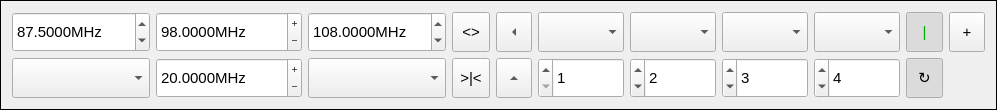
     <widget class="QFrame" name="bottom_frame">
      <property name="sizePolicy">
       <sizepolicy hsizetype="Expanding" vsizetype="Fixed">
        <horstretch>0</horstretch>
        <verstretch>0</verstretch>
       </sizepolicy>
      </property>
      <property name="minimumSize">
       <size>
        <width>997</width>
        <height>110</height>
       </size>
      </property>
      <property name="layoutDirection">
       <enum>Qt::LayoutDirection::LeftToRight</enum>
      </property>
      <property name="autoFillBackground">
       <bool>true</bool>
      </property>
      <property name="frameShape">
       <enum>QFrame::Shape::Box</enum>
      </property>
      <property name="frameShadow">
       <enum>QFrame::Shadow::Plain</enum>
      </property>
      <layout class="QGridLayout" name="gridLayout">
       <item row="0" column="0">
        <widget class="QDoubleSpinBox" name="start_freq">
         <property name="sizePolicy">
          <sizepolicy hsizetype="Preferred" vsizetype="Preferred">
           <horstretch>0</horstretch>
           <verstretch>0</verstretch>
          </sizepolicy>
         </property>
         <property name="maximumSize">
          <size>
           <width>16777215</width>
           <height>16777215</height>
          </size>
         </property>
         <property name="font">
          <font>
           <pointsize>11</pointsize>
          </font>
         </property>
         <property name="toolTip">
          <string>Sweep Start</string>
         </property>
         <property name="frame">
          <bool>true</bool>
         </property>
         <property name="correctionMode">
          <enum>QAbstractSpinBox::CorrectionMode::CorrectToNearestValue</enum>
         </property>
         <property name="prefix">
          <string/>
         </property>
         <property name="suffix">
          <string>MHz</string>
         </property>
         <property name="decimals">
          <number>4</number>
         </property>
         <property name="minimum">
          <double>0.100000000000000</double>
         </property>
         <property name="maximum">
          <double>12000.000000000000000</double>
         </property>
         <property name="singleStep">
          <double>1.000000000000000</double>
         </property>
         <property name="stepType">
          <enum>QAbstractSpinBox::StepType::AdaptiveDecimalStepType</enum>
         </property>
         <property name="value">
          <double>87.500000000000000</double>
         </property>
        </widget>
       </item>
       <item row="0" column="1">
        <widget class="QDoubleSpinBox" name="centre_freq">
         <property name="sizePolicy">
          <sizepolicy hsizetype="Preferred" vsizetype="Preferred">
           <horstretch>0</horstretch>
           <verstretch>0</verstretch>
          </sizepolicy>
         </property>
         <property name="maximumSize">
          <size>
           <width>16777215</width>
           <height>16777215</height>
          </size>
         </property>
         <property name="font">
          <font>
           <pointsize>11</pointsize>
          </font>
         </property>
         <property name="toolTip">
          <string>Sweep Centre</string>
         </property>
         <property name="alignment">
          <set>Qt::AlignmentFlag::AlignLeading|Qt::AlignmentFlag::AlignLeft|Qt::AlignmentFlag::AlignVCenter</set>
         </property>
         <property name="buttonSymbols">
          <enum>QAbstractSpinBox::ButtonSymbols::PlusMinus</enum>
         </property>
         <property name="correctionMode">
          <enum>QAbstractSpinBox::CorrectionMode::CorrectToNearestValue</enum>
         </property>
         <property name="prefix">
          <string/>
         </property>
         <property name="suffix">
          <string>MHz</string>
         </property>
         <property name="decimals">
          <number>4</number>
         </property>
         <property name="minimum">
          <double>0.100000000000000</double>
         </property>
         <property name="maximum">
          <double>12000.000000000000000</double>
         </property>
         <property name="stepType">
          <enum>QAbstractSpinBox::StepType::AdaptiveDecimalStepType</enum>
         </property>
         <property name="value">
          <double>98.000000000000000</double>
         </property>
        </widget>
       </item>
       <item row="0" column="2">
        <widget class="QDoubleSpinBox" name="stop_freq">
         <property name="sizePolicy">
          <sizepolicy hsizetype="Preferred" vsizetype="Preferred">
           <horstretch>0</horstretch>
           <verstretch>0</verstretch>
          </sizepolicy>
         </property>
         <property name="maximumSize">
          <size>
           <width>16777215</width>
           <height>16777215</height>
          </size>
         </property>
         <property name="font">
          <font>
           <pointsize>11</pointsize>
          </font>
         </property>
         <property name="toolTip">
          <string>Sweep Stop</string>
         </property>
         <property name="alignment">
          <set>Qt::AlignmentFlag::AlignLeading|Qt::AlignmentFlag::AlignLeft|Qt::AlignmentFlag::AlignVCenter</set>
         </property>
         <property name="correctionMode">
          <enum>QAbstractSpinBox::CorrectionMode::CorrectToNearestValue</enum>
         </property>
         <property name="prefix">
          <string/>
         </property>
         <property name="suffix">
          <string>MHz</string>
         </property>
         <property name="decimals">
          <number>4</number>
         </property>
         <property name="minimum">
          <double>0.100000000000000</double>
         </property>
         <property name="maximum">
          <double>12000.000000000000000</double>
         </property>
         <property name="singleStep">
          <double>1.000000000000000</double>
         </property>
         <property name="stepType">
          <enum>QAbstractSpinBox::StepType::AdaptiveDecimalStepType</enum>
         </property>
         <property name="value">
          <double>108.000000000000000</double>
         </property>
        </widget>
       </item>
       <item row="0" column="3">
        <widget class="QToolButton" name="setRange">
         <property name="sizePolicy">
          <sizepolicy hsizetype="Preferred" vsizetype="Preferred">
           <horstretch>0</horstretch>
           <verstretch>0</verstretch>
          </sizepolicy>
         </property>
         <property name="maximumSize">
          <size>
           <width>16777215</width>
           <height>16777215</height>
          </size>
         </property>
         <property name="font">
          <font>
           <pointsize>11</pointsize>
          </font>
         </property>
         <property name="toolTip">
          <string>Set Scan to Graph</string>
         </property>
         <property name="text">
          <string>&lt;&gt;</string>
         </property>
        </widget>
       </item>
       <item row="0" column="4">
        <widget class="QToolButton" name="mkr_start">
         <property name="sizePolicy">
          <sizepolicy hsizetype="Preferred" vsizetype="Preferred">
           <horstretch>0</horstretch>
           <verstretch>0</verstretch>
          </sizepolicy>
         </property>
         <property name="maximumSize">
          <size>
           <width>16777215</width>
           <height>16777215</height>
          </size>
         </property>
         <property name="font">
          <font>
           <pointsize>11</pointsize>
          </font>
         </property>
         <property name="toolTip">
          <string extracomment="Marker to Start">Set markers to start frequency</string>
         </property>
         <property name="text">
          <string>...</string>
         </property>
         <property name="arrowType">
          <enum>Qt::ArrowType::LeftArrow</enum>
         </property>
        </widget>
       </item>
       <item row="0" column="5">
        <widget class="QComboBox" name="m1_type">
         <property name="sizePolicy">
          <sizepolicy hsizetype="Preferred" vsizetype="Preferred">
           <horstretch>0</horstretch>
           <verstretch>0</verstretch>
          </sizepolicy>
         </property>
         <property name="maximumSize">
          <size>
           <width>16777215</width>
           <height>16777215</height>
          </size>
         </property>
         <property name="baseSize">
          <size>
           <width>0</width>
           <height>0</height>
          </size>
         </property>
         <property name="font">
          <font>
           <pointsize>11</pointsize>
          </font>
         </property>
         <property name="toolTip">
          <string>Marker 1 type</string>
         </property>
         <property name="sizeAdjustPolicy">
          <enum>QComboBox::SizeAdjustPolicy::AdjustToContentsOnFirstShow</enum>
         </property>
        </widget>
       </item>
       <item row="0" column="6">
        <widget class="QComboBox" name="m2_type">
         <property name="sizePolicy">
          <sizepolicy hsizetype="Preferred" vsizetype="Preferred">
           <horstretch>0</horstretch>
           <verstretch>0</verstretch>
          </sizepolicy>
         </property>
         <property name="maximumSize">
          <size>
           <width>16777215</width>
           <height>16777215</height>
          </size>
         </property>
         <property name="font">
          <font>
           <pointsize>11</pointsize>
          </font>
         </property>
         <property name="toolTip">
          <string>Marker 2 type</string>
         </property>
         <property name="sizeAdjustPolicy">
          <enum>QComboBox::SizeAdjustPolicy::AdjustToContentsOnFirstShow</enum>
         </property>
         <property name="minimumContentsLength">
          <number>0</number>
         </property>
         <property name="iconSize">
          <size>
           <width>16</width>
           <height>16</height>
          </size>
         </property>
         <property name="placeholderText">
          <string notr="true"/>
         </property>
        </widget>
       </item>
       <item row="0" column="7">
        <widget class="QComboBox" name="m3_type">
         <property name="sizePolicy">
          <sizepolicy hsizetype="Preferred" vsizetype="Preferred">
           <horstretch>0</horstretch>
           <verstretch>0</verstretch>
          </sizepolicy>
         </property>
         <property name="maximumSize">
          <size>
           <width>16777215</width>
           <height>16777215</height>
          </size>
         </property>
         <property name="font">
          <font>
           <pointsize>11</pointsize>
          </font>
         </property>
         <property name="toolTip">
          <string>Marker 3 type</string>
         </property>
        </widget>
       </item>
       <item row="0" column="8">
        <widget class="QComboBox" name="m4_type">
         <property name="sizePolicy">
          <sizepolicy hsizetype="Preferred" vsizetype="Preferred">
           <horstretch>0</horstretch>
           <verstretch>0</verstretch>
          </sizepolicy>
         </property>
         <property name="maximumSize">
          <size>
           <width>16777215</width>
           <height>16777215</height>
          </size>
         </property>
         <property name="font">
          <font>
           <pointsize>11</pointsize>
          </font>
         </property>
         <property name="toolTip">
          <string>Marker 4 type</string>
         </property>
        </widget>
       </item>
       <item row="0" column="9">
        <widget class="QToolButton" name="presetMarker">
         <property name="sizePolicy">
          <sizepolicy hsizetype="Preferred" vsizetype="Preferred">
           <horstretch>0</horstretch>
           <verstretch>0</verstretch>
          </sizepolicy>
         </property>
         <property name="maximumSize">
          <size>
           <width>16777215</width>
           <height>16777215</height>
          </size>
         </property>
         <property name="font">
          <font>
           <pointsize>11</pointsize>
           <italic>false</italic>
           <bold>false</bold>
          </font>
         </property>
         <property name="toolTip">
          <string>Show preset markers &amp; bands</string>
         </property>
         <property name="styleSheet">
          <string notr="true">color: rgb(0, 170, 0);</string>
         </property>
         <property name="text">
          <string>|</string>
         </property>
         <property name="checkable">
          <bool>true</bool>
         </property>
         <property name="checked">
          <bool>true</bool>
         </property>
        </widget>
       </item>
       <item row="0" column="10">
        <widget class="QToolButton" name="addFix">
         <property name="sizePolicy">
          <sizepolicy hsizetype="Preferred" vsizetype="Preferred">
           <horstretch>0</horstretch>
           <verstretch>0</verstretch>
          </sizepolicy>
         </property>
         <property name="maximumSize">
          <size>
           <width>16777215</width>
           <height>16777215</height>
          </size>
         </property>
         <property name="font">
          <font>
           <pointsize>11</pointsize>
          </font>
         </property>
         <property name="toolTip">
          <string>Add fixed freq mkr from mkr1</string>
         </property>
         <property name="text">
          <string>+</string>
         </property>
        </widget>
       </item>
       <item row="1" column="0">
        <widget class="QComboBox" name="filterBox">
         <property name="sizePolicy">
          <sizepolicy hsizetype="Preferred" vsizetype="Preferred">
           <horstretch>0</horstretch>
           <verstretch>0</verstretch>
          </sizepolicy>
         </property>
         <property name="maximumSize">
          <size>
           <width>16777215</width>
           <height>16777215</height>
          </size>
         </property>
         <property name="font">
          <font>
           <pointsize>11</pointsize>
          </font>
         </property>
         <property name="toolTip">
          <string>Filter preset list</string>
         </property>
         <property name="editable">
          <bool>false</bool>
         </property>
         <property name="insertPolicy">
          <enum>QComboBox::InsertPolicy::InsertAtTop</enum>
         </property>
        </widget>
       </item>
       <item row="1" column="1">
        <widget class="QDoubleSpinBox" name="span_freq">
         <property name="sizePolicy">
          <sizepolicy hsizetype="Preferred" vsizetype="Preferred">
           <horstretch>0</horstretch>
           <verstretch>0</verstretch>
          </sizepolicy>
         </property>
         <property name="maximumSize">
          <size>
           <width>16777215</width>
           <height>16777215</height>
          </size>
         </property>
         <property name="font">
          <font>
           <pointsize>11</pointsize>
          </font>
         </property>
         <property name="toolTip">
          <string>Sweep Span</string>
         </property>
         <property name="alignment">
          <set>Qt::AlignmentFlag::AlignLeading|Qt::AlignmentFlag::AlignLeft|Qt::AlignmentFlag::AlignVCenter</set>
         </property>
         <property name="buttonSymbols">
          <enum>QAbstractSpinBox::ButtonSymbols::PlusMinus</enum>
         </property>
         <property name="correctionMode">
          <enum>QAbstractSpinBox::CorrectionMode::CorrectToNearestValue</enum>
         </property>
         <property name="prefix">
          <string/>
         </property>
         <property name="suffix">
          <string>MHz</string>
         </property>
         <property name="decimals">
          <number>4</number>
         </property>
         <property name="maximum">
          <double>100000.000000000000000</double>
         </property>
         <property name="stepType">
          <enum>QAbstractSpinBox::StepType::AdaptiveDecimalStepType</enum>
         </property>
         <property name="value">
          <double>20.000000000000000</double>
         </property>
        </widget>
       </item>
       <item row="1" column="2">
        <widget class="QComboBox" name="band_box">
         <property name="sizePolicy">
          <sizepolicy hsizetype="Preferred" vsizetype="Preferred">
           <horstretch>0</horstretch>
           <verstretch>0</verstretch>
          </sizepolicy>
         </property>
         <property name="maximumSize">
          <size>
           <width>16777215</width>
           <height>16777215</height>
          </size>
         </property>
         <property name="font">
          <font>
           <pointsize>11</pointsize>
          </font>
         </property>
         <property name="toolTip">
          <string>&lt;html&gt;&lt;head/&gt;&lt;body&gt;&lt;p&gt;Preset Frequency list&lt;/p&gt;&lt;/body&gt;&lt;/html&gt;</string>
         </property>
         <property name="editable">
          <bool>false</bool>
         </property>
         <property name="currentText">
          <string/>
         </property>
         <property name="insertPolicy">
          <enum>QComboBox::InsertPolicy::InsertAtBottom</enum>
         </property>
        </widget>
       </item>
       <item row="1" column="3">
        <widget class="QToolButton" name="setToMkr">
         <property name="sizePolicy">
          <sizepolicy hsizetype="Preferred" vsizetype="Preferred">
           <horstretch>0</horstretch>
           <verstretch>0</verstretch>
          </sizepolicy>
         </property>
         <property name="maximumSize">
          <size>
           <width>16777215</width>
           <height>16777215</height>
          </size>
         </property>
         <property name="font">
          <font>
           <pointsize>11</pointsize>
          </font>
         </property>
         <property name="focusPolicy">
          <enum>Qt::FocusPolicy::TabFocus</enum>
         </property>
         <property name="toolTip">
          <string> Set Centre freq as mkr1</string>
         </property>
         <property name="text">
          <string>&gt;|&lt;</string>
         </property>
        </widget>
       </item>
       <item row="1" column="4">
        <widget class="QToolButton" name="mkr_centre">
         <property name="sizePolicy">
          <sizepolicy hsizetype="Preferred" vsizetype="Preferred">
           <horstretch>0</horstretch>
           <verstretch>0</verstretch>
          </sizepolicy>
         </property>
         <property name="maximumSize">
          <size>
           <width>16777215</width>
           <height>16777215</height>
          </size>
         </property>
         <property name="font">
          <font>
           <pointsize>11</pointsize>
          </font>
         </property>
         <property name="toolTip">
          <string extracomment="Marker to Start">Set off-screen markers in range</string>
         </property>
         <property name="toolTipDuration">
          <number>1</number>
         </property>
         <property name="text">
          <string>...</string>
         </property>
         <property name="arrowType">
          <enum>Qt::ArrowType::UpArrow</enum>
         </property>
        </widget>
       </item>
       <item row="1" column="5">
        <widget class="QSpinBox" name="m1track">
         <property name="sizePolicy">
          <sizepolicy hsizetype="Preferred" vsizetype="Preferred">
           <horstretch>0</horstretch>
           <verstretch>0</verstretch>
          </sizepolicy>
         </property>
         <property name="maximumSize">
          <size>
           <width>16777215</width>
           <height>16777215</height>
          </size>
         </property>
         <property name="font">
          <font>
           <pointsize>11</pointsize>
          </font>
         </property>
         <property name="toolTip">
          <string>Tracking level</string>
         </property>
         <property name="layoutDirection">
          <enum>Qt::LayoutDirection::RightToLeft</enum>
         </property>
         <property name="frame">
          <bool>true</bool>
         </property>
         <property name="alignment">
          <set>Qt::AlignmentFlag::AlignLeading|Qt::AlignmentFlag::AlignLeft|Qt::AlignmentFlag::AlignVCenter</set>
         </property>
         <property name="buttonSymbols">
          <enum>QAbstractSpinBox::ButtonSymbols::UpDownArrows</enum>
         </property>
         <property name="showGroupSeparator" stdset="0">
          <bool>false</bool>
         </property>
         <property name="minimum">
          <number>1</number>
         </property>
         <property name="maximum">
          <number>9</number>
         </property>
        </widget>
       </item>
       <item row="1" column="6">
        <widget class="QSpinBox" name="m2track">
         <property name="sizePolicy">
          <sizepolicy hsizetype="Preferred" vsizetype="Preferred">
           <horstretch>0</horstretch>
           <verstretch>0</verstretch>
          </sizepolicy>
         </property>
         <property name="maximumSize">
          <size>
           <width>16777215</width>
           <height>16777215</height>
          </size>
         </property>
         <property name="font">
          <font>
           <pointsize>11</pointsize>
          </font>
         </property>
         <property name="toolTip">
          <string>Tracking level</string>
         </property>
         <property name="layoutDirection">
          <enum>Qt::LayoutDirection::RightToLeft</enum>
         </property>
         <property name="minimum">
          <number>1</number>
         </property>
         <property name="maximum">
          <number>9</number>
         </property>
         <property name="value">
          <number>2</number>
         </property>
        </widget>
       </item>
       <item row="1" column="7">
        <widget class="QSpinBox" name="m3track">
         <property name="sizePolicy">
          <sizepolicy hsizetype="Preferred" vsizetype="Preferred">
           <horstretch>0</horstretch>
           <verstretch>0</verstretch>
          </sizepolicy>
         </property>
         <property name="maximumSize">
          <size>
           <width>16777215</width>
           <height>16777215</height>
          </size>
         </property>
         <property name="font">
          <font>
           <pointsize>11</pointsize>
          </font>
         </property>
         <property name="toolTip">
          <string>Tracking level</string>
         </property>
         <property name="layoutDirection">
          <enum>Qt::LayoutDirection::RightToLeft</enum>
         </property>
         <property name="minimum">
          <number>1</number>
         </property>
         <property name="maximum">
          <number>9</number>
         </property>
         <property name="value">
          <number>3</number>
         </property>
        </widget>
       </item>
       <item row="1" column="8">
        <widget class="QSpinBox" name="m4track">
         <property name="sizePolicy">
          <sizepolicy hsizetype="Preferred" vsizetype="Preferred">
           <horstretch>0</horstretch>
           <verstretch>0</verstretch>
          </sizepolicy>
         </property>
         <property name="maximumSize">
          <size>
           <width>16777215</width>
           <height>16777215</height>
          </size>
         </property>
         <property name="font">
          <font>
           <pointsize>11</pointsize>
          </font>
         </property>
         <property name="toolTip">
          <string>Tracking level</string>
         </property>
         <property name="layoutDirection">
          <enum>Qt::LayoutDirection::RightToLeft</enum>
         </property>
         <property name="minimum">
          <number>1</number>
         </property>
         <property name="maximum">
          <number>9</number>
         </property>
         <property name="value">
          <number>4</number>
         </property>
        </widget>
       </item>
       <item row="1" column="9">
        <widget class="QToolButton" name="presetLabel">
         <property name="sizePolicy">
          <sizepolicy hsizetype="Preferred" vsizetype="Preferred">
           <horstretch>0</horstretch>
           <verstretch>0</verstretch>
          </sizepolicy>
         </property>
         <property name="maximumSize">
          <size>
           <width>16777215</width>
           <height>16777215</height>
          </size>
         </property>
         <property name="font">
          <font>
           <pointsize>11</pointsize>
          </font>
         </property>
         <property name="toolTip">
          <string>Rotate marker label</string>
         </property>
         <property name="text">
          <string>↻</string>
         </property>
         <property name="checkable">
          <bool>true</bool>
         </property>
         <property name="checked">
          <bool>true</bool>
         </property>
         <property name="toolButtonStyle">
          <enum>Qt::ToolButtonStyle::ToolButtonIconOnly</enum>
         </property>
        </widget>
       </item>
      </layout>
     </widget>
